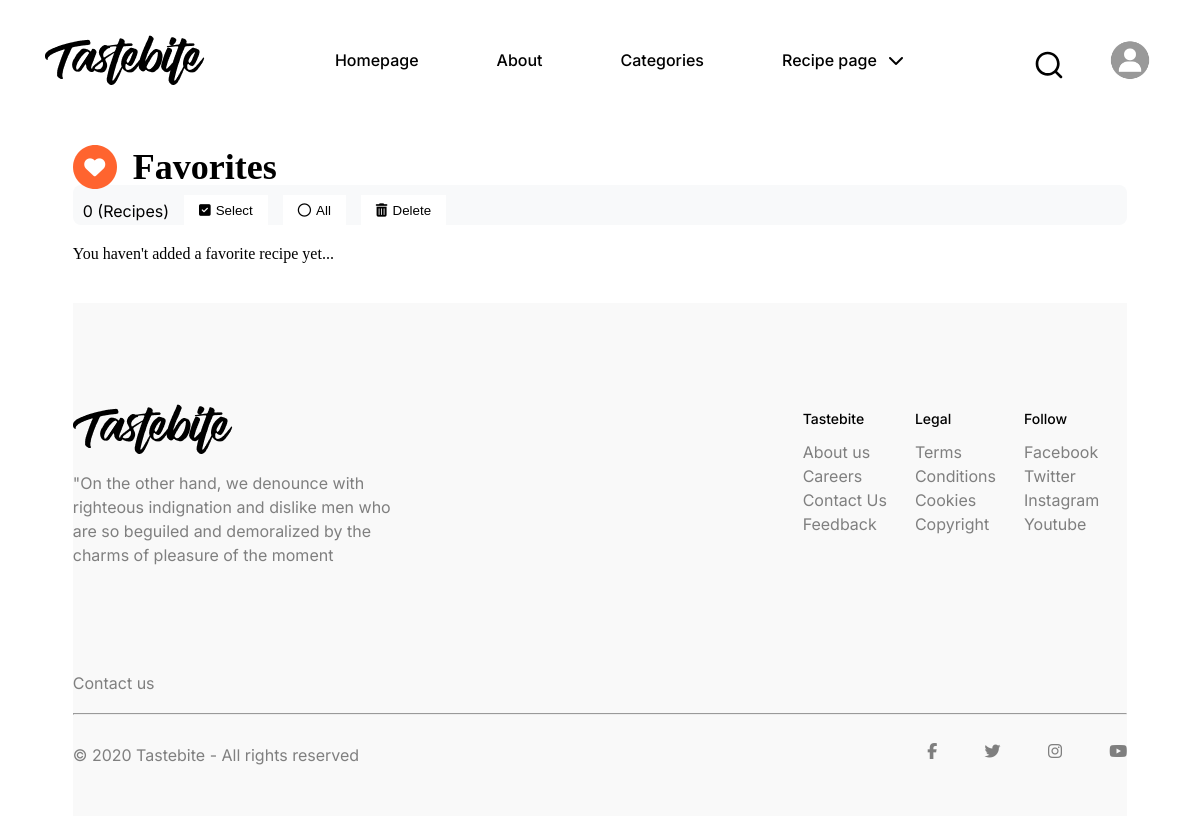
The page /favorites/ (signed in) on the database as committed earlier.
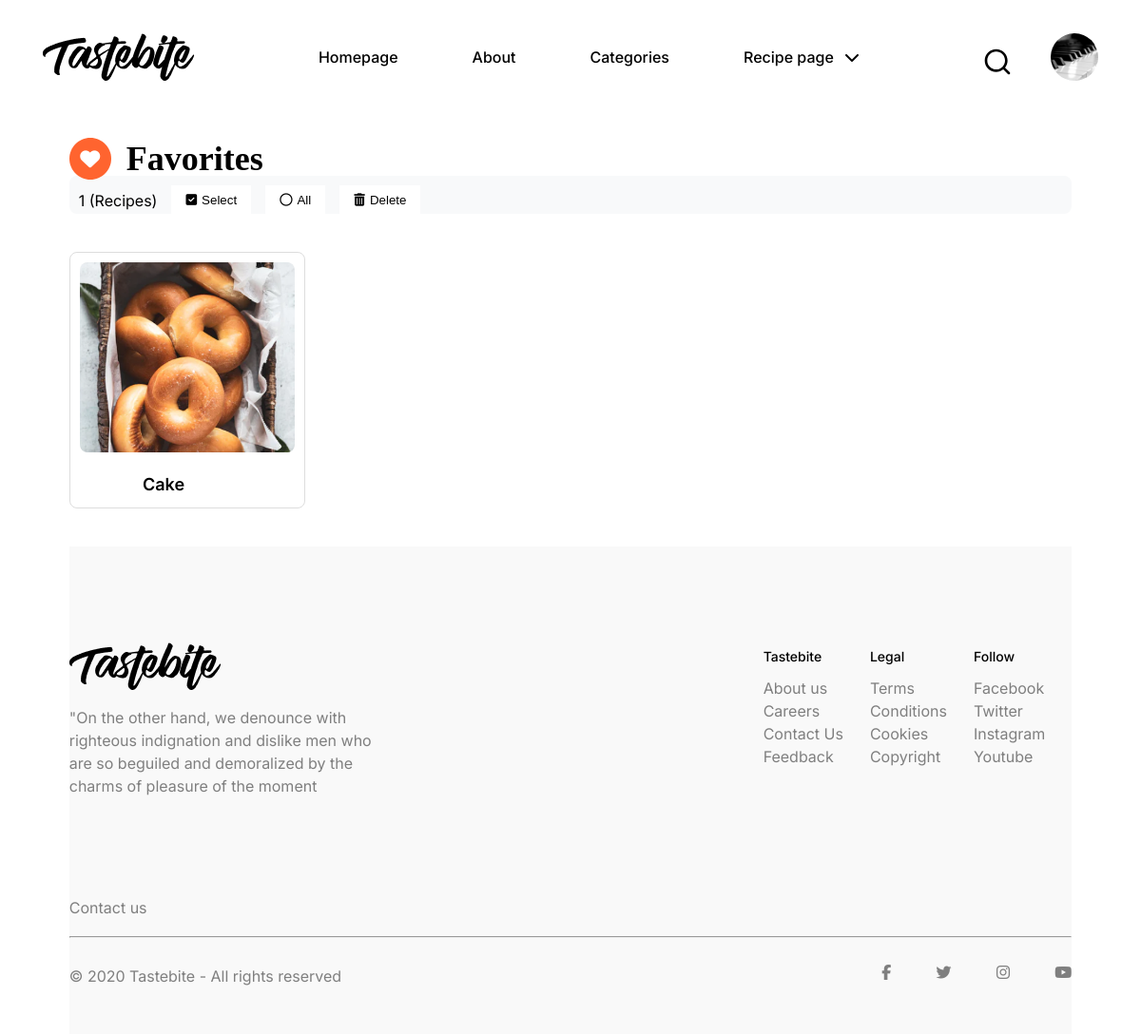
The same page on the database as committed later.
### home/models.py (models this page shows, shortened)
class UserProfile(models.Model):
    user=models.OneToOneField(User,on_delete=models.CASCADE)
    profile_image=models.FileField(upload_to='profile_images/',default='default.png')

class Favorite(models.Model):
    user=models.ForeignKey(User,on_delete=models.CASCADE)
    recipe=models.ForeignKey(User_Recipe,on_delete=models.CASCADE)
    created_at=models.DateTimeField(auto_now_add=True)

class User_Recipe(models.Model):
    CATEGORIES=[
        ('Seefood','Seefood'),
        ('Soup','Soup'),
        ('Pancakes','Pancakes'),
        ('Meat','Meat'),
        ('Chicken','Chicken'),
        ('Less than 30 min','Less than 30 min'),
        ('Pasta','Pasta'),
        ('Pizza','Pizza'),
        ('Cake','Cake'),
        ('Pastries', 'Pastries'),
        ('Burger', 'Burger'),
        ('Vegan', 'Vegan'),
        ('Desserts', 'Desserts'),
        ('Smoothies', 'Smoothies'),
        ('Breakfast', 'Breakfast'),
        ('Salad', 'Salad'),
        ('Sandwiches', 'Sandwiches'),
        ('Waffles', 'Waffles'),
        ('Ramen', 'Ramen'),
        ('Dips', 'Dips'),
    ]
    recipe_owner= models.ForeignKey(User, on_delete=models.CASCADE)
    recipe_name=models.CharField(max_length=50)
    recipe = models.TextField()
    time = models.DateTimeField(auto_now_add=True)
    image = models.FileField(upload_to="Recipe imgs")
    category=models.CharField(max_length=50,choices=CATEGORIES,default='Seefood')

### home/views.py (the view)
# urls.py: path('favorites/', favorite_recipes, name='favorite_recipes'),
def favorite_recipes(request):
    favorites = Favorite.objects.filter(user=request.user)
    return render(request, 'favorite_recipes.html', {'favorites': favorites})

### templates/favorite_recipes.html (shortened to what this page needs)
{% extends "base.html" %}
{% load static %}
{% block body %}
    <link rel="stylesheet" href="{% static 'favorite_recipes.css' %}">
    <link rel="stylesheet" href="{% static 'fav_res.css' %}">
            <div class="fav_title">
            <div class="fav_c">
                <div class="icon_div">
                <div class="icon_img">
                    <img src="{% static 'images/Background.svg' %}" alt="">
                    <i class="fa-solid fa-heart"></i>
                </div>
                <h2>Favorites</h2>
            </div>
              <form method="POST" action="{% url 'delete_selected_favorites' %}">
    <div class="fav_menu">
        <ul>
            <li><p>{{ favorites.count }} (Recipes)</p></li>
            <li>
                <button type="submit" class="btn" name="select" value="select"><i class="fa-solid fa-square-check"></i> Select</button>
            </li>
            <li>
                <button type="button" class="btn" onclick="selectAllCheckboxes()"><i class="fa-regular fa-circle"></i> All</button>
            </li>
            <li>
                <button type="submit" class="btn" name="delete" value="delete"><i class="fa-solid fa-trash-can"></i> Delete</button>
            </li>
        </ul>
    </div>
    {% if favorites %}
        <ul class="favorite_list">
            {% for favorite in favorites %}
            <li class="favorite_item">
                <div class="recipe_card_img">
                    <img src="{{ favorite.recipe.image.url }}" alt="{{ favorite.recipe.recipe_name }}" class="recipe_image">
                </div>
                <a href="{% url 'recipe_detail' favorite.recipe.id %}" class="view_recipe">{{ favorite.recipe.recipe_name }}</a>
            </li>
            {% endfor %}
        </ul>
    {% else %}
        <p>You haven't added a favorite recipe yet...</p>
    {% endif %}
    </form>
            </div>
{% endblock body %}

### templates/base.html (shortened to what this page needs)
{% load static %}
<!DOCTYPE html>
<html lang="en">
<head>
    <link rel="stylesheet" href="{% static 'base.css' %}">
    <link rel="stylesheet" href="{% static 'base_responsive.css' %}">
    <link rel="stylesheet" href="{% static 'style.css' %}">
    <link rel="stylesheet" href="https://cdnjs.cloudflare.com/ajax/libs/font-awesome/6.6.0/css/all.min.css">
    <link rel="stylesheet" href="https://cdnjs.cloudflare.com/ajax/libs/font-awesome/6.6.0/css/all.min.css">
</head>
<body>
<header class="container">
    <div class="nav-bar">
        <div class="nav-logo">
            <img src="{% static 'images/logo.png' %}" alt="" id="desktop-logo">
        </div>
        <div class="nav-menu" id="nav-menu">
            <ul class="nav-link" id="nav-links">
                <li><a href="{% url 'home' %}">Homepage</a></li>
                <li><a href="{% url 'about' %}">About</a></li>
                <li><a href="{% url 'catageory' %}">Categories</a></li>
                {% if request.user.is_authenticated %}
                <div class="dropdown">
                    <p>Recipe page <i class="fa-solid fa-chevron-down"></i></p>
                </div>
                {% else %}
                <li><a href="{% url 'account:register' %}">Sign up</a></li>
                {% endif %}
            </ul>
        </div>
        <div class="nav-right-side">
            <img src="{% static 'images/search.svg' %}" alt="" class="search_icon" id="search">
            {% if user.is_authenticated and user.userprofile.profile_image %}
                <a href="{% url 'profile' %}"><img id="user_profile_img" src="{{ user.userprofile.profile_image.url }}" alt=""></a>
            {% else %}
                <a href="{% url 'profile' %}"><img src="/media/default.png" alt=""></a>
            {% endif %}
        </div>
    </div>
</header>
    {% block body %}
    {% endblock body %}
    <div class="container">
    <footer>
        <div class="footer">
            <div class="f-left-side">
                <img src="{% static './images/Logo.png' %}" alt="">
                <p>
                    "On the other hand, we denounce with righteous indignation and dislike men who are so
                    beguiled
                    and demoralized by the charms of pleasure of the moment
                </p>
            </div>
            <div class="f-right-side">
                <div class="f-col-1">
                    <h5>Tastebite</h5>
                    <ul>
                        <li><a href="">About us</a></li>
                        <li><a href="">Careers</a></li>
                        <li><a href="">Contact Us</a></li>
                        <li><a href="">Feedback</a></li>
                    </ul>
                </div>
                <div class="f-col-2">
                    <h5>Legal</h5>
                    <ul>
                        <li><a href="">Terms</a></li>
                        <li><a href="">Conditions</a></li>
                        <li><a href="">Cookies</a></li>
                        <li><a href="">Copyright</a></li>
                    </ul>
                </div>
                <div class="f-col-3">
                    <h5>Follow</h5>
                    <ul>
                        <li><a href="">Facebook</a></li>
                        <li><a href="">Twitter</a></li>
                        <li><a href="">Instagram</a></li>
                        <li><a href="">Youtube</a></li>
                    </ul>
                </div>
            </div>
        </div>
        <div class="contact_div">
            <a href="{% url 'contact' %}">Contact us</a>
        </div>
        <hr>
        <div class="f-end-row">
            <span>© 2020 Tastebite - All rights reserved</span>
            <div class="social">
                <i class="fa-brands fa-facebook-f"></i>
                <i class="fa-brands fa-twitter"></i>
                <i class="fa-brands fa-instagram"></i>
                <i class="fa-brands fa-youtube"></i>
            </div>
        </div>
    </footer>
</div>
</body>
</html>

Rows that differ between the two databases and show on the page:
added Favorite: recipe.image (picture), recipe.recipe_name "Cake"
Other text that changed with them:
{{ favorites.count }}: "0" → "1"
text no longer shown: "You haven't added a favorite recipe yet..."
